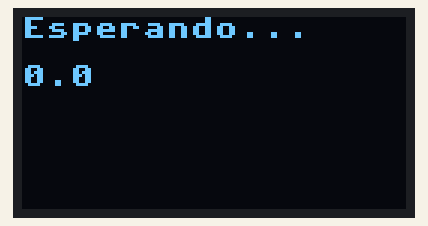
The program below on a simulated Raspberry Pi Pico running MicroPython. Parts: 128×64 one-colour display. Library files of the repository ran but are not shown: sh1106.py.

Above: at 0.1 s.

The program:

main.py
```python
# ========================================================================
#           🔸 O L E D - A S 5 6 0 0   S H O W S   A N G L E 🔸
# ========================================================================
#  Archivo    : OLED--SH1106_128x64_AS5600_shows_angle.py
#  Autor      : Klaus Michalsky
#  Fecha      : Feb-2026
#
#  DESCRIPCION
#  -----------------------------------------------------------------------
#  - Lee ángulo del sensor AS5600 vía I2C (Wire1) en GP26=SDA, GP27=SCL.
#  - Convierte valor crudo 12 bits (0–4095) a grados (0°–360°).
#  - Muestra ángulo en OLED SH1106 128x64 cada 200 ms.
#  - Recibe valor desde Zero por UART0 (GP0=TX, GP1=RX).
#
#  HARDWARE
#  -----------------------------------------------------------------------
#  MCU     : Raspberry Pi Pico
#  Sensor  : AS5600 I2C (GP26=SDA, GP27=SCL)
#  OLED    : SH1106 128x64 1.3" or 2.42" I2C (GP4=SDA, GP5=SCL)
#  UART0   : GP0=TX, GP1=RX (Zero)
#
#  ESTADO
#  -----------------------------------------------------------------------
#  ✅ Funcional
# ========================================================================

import utime
from machine import UART, Pin, I2C
from sh1106 import SH1106_I2C

# UART al Zero
uart = UART(0, baudrate=115200, tx=Pin(0), rx=Pin(1))

# OLED SH1106
i2c = I2C(0, scl=Pin(5), sda=Pin(4), freq=400000)
oled = SH1106_I2C(128, 64, i2c)

# Valor inicial
degrees_1decimal = "0.0"


# Función para mostrar en OLED
def mostrar(texto1, texto2):
    oled.fill(0)
    oled.text(texto1, 0, 0)
    oled.text(texto2, 0, 16)
    oled.show()


# Inicialización
mostrar("Esperando...", degrees_1decimal)
utime.sleep(1)  # espera 1 segundo para que el Zero arranque


while True:
    # Leer datos del Zero
    if uart.any():
        try:
            line = uart.readline()
            if line:
                degrees = line.decode().strip()
                if len(degrees) > 1:  # evitar strings vacíos
                    # quitar segundo decimal si hay
                    degrees_1decimal = degrees[:-1]
                    print("Zero -> Pico:", degrees_1decimal)
        except Exception as e:
            print("Error UART:", e)

    # Mostrar en OLED el último valor recibido
    mostrar("Angulo:", degrees_1decimal)

    utime.sleep(0.05)  # 50ms
```
